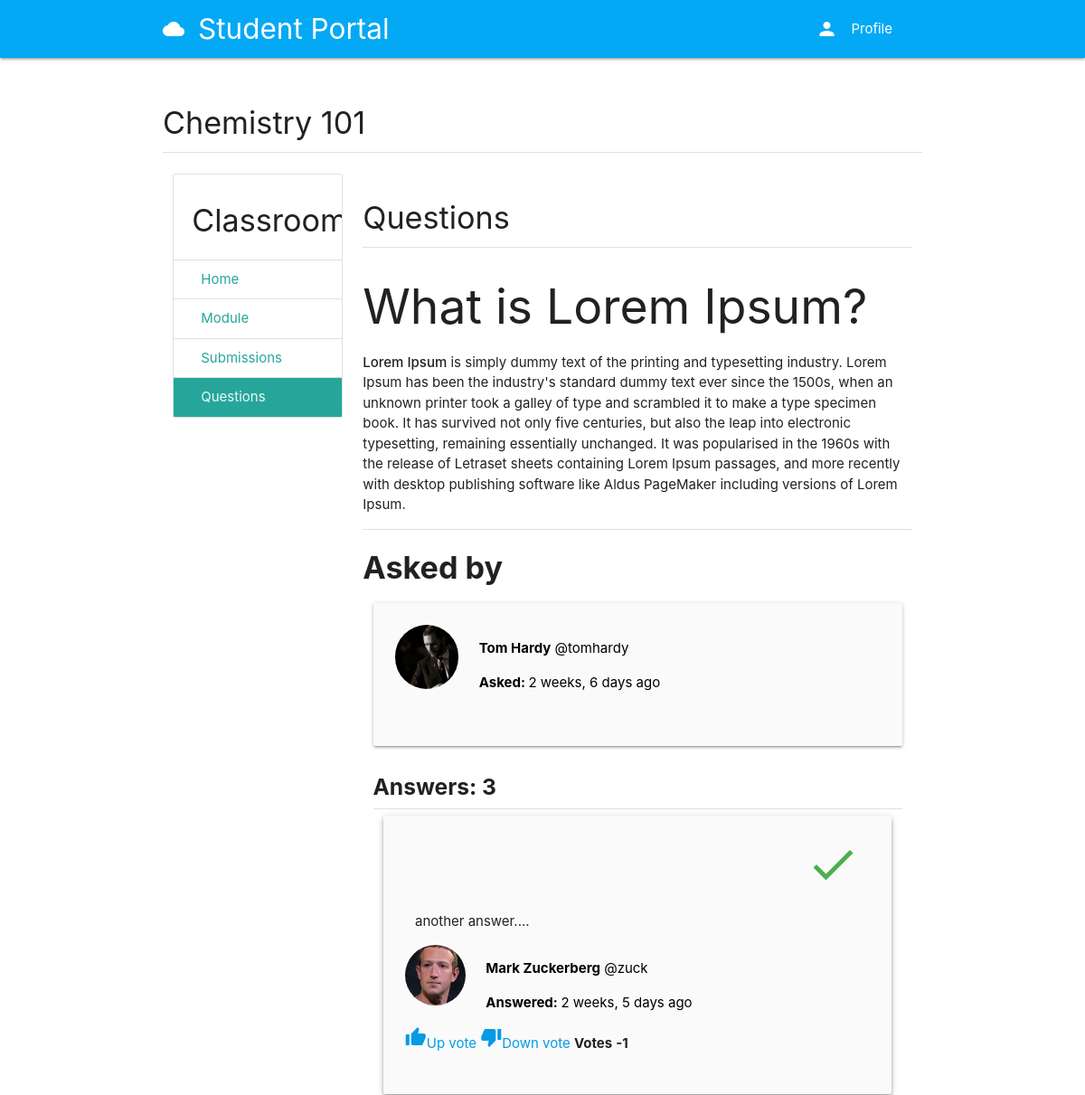
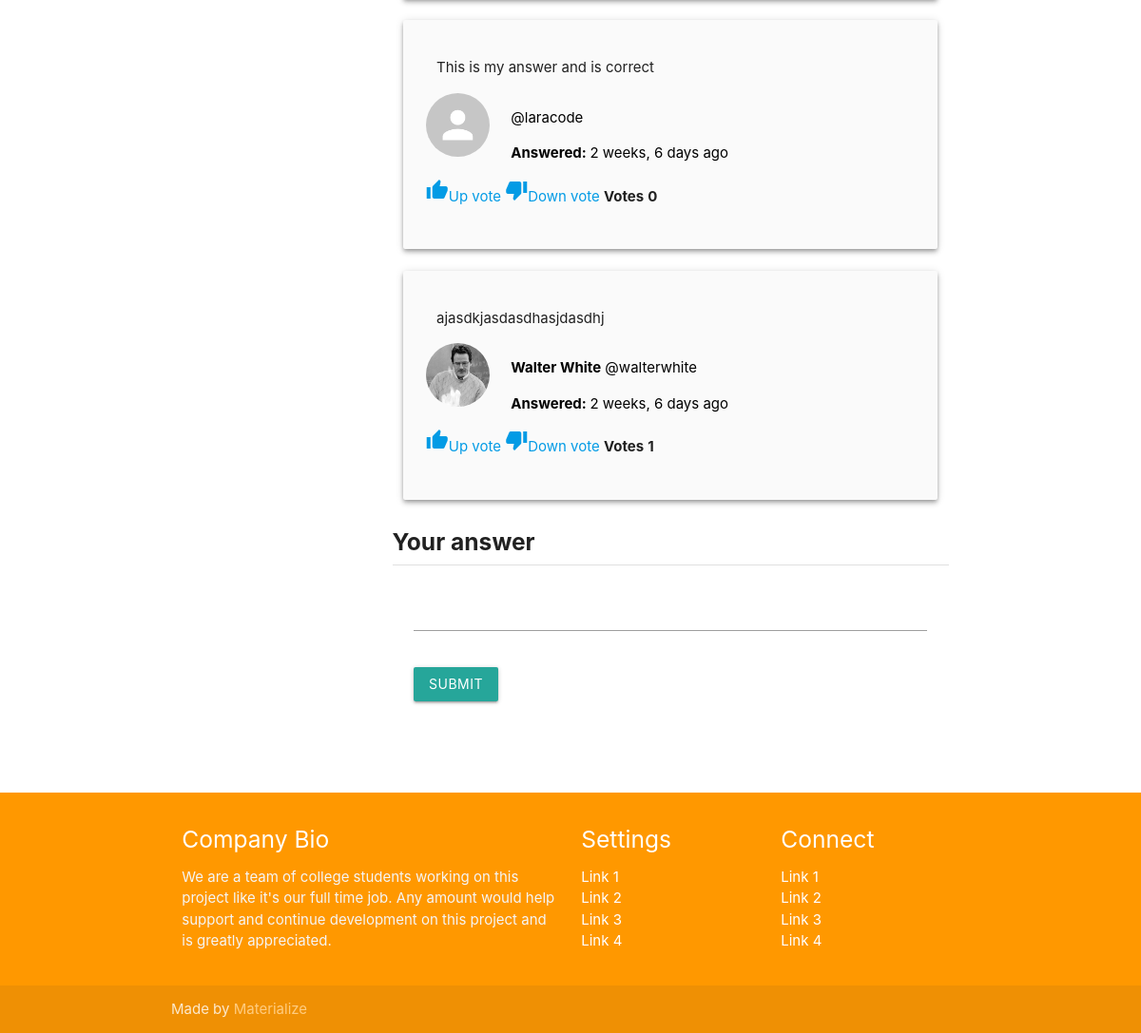
Page /course/fc336498-2d0a-4e61-ae8b-1f57174ee38d/questions/1 on the committed database (2 pictures, top to bottom).
### classroom/models.py (models this page shows, shortened)
class Course(models.Model):
	id = models.UUIDField(primary_key=True, default=uuid.uuid4, editable=False)
	picture = models.ImageField(upload_to=user_directory_path)
	title = models.CharField(max_length=200)
	description = models.CharField(max_length=300)
	category = models.ForeignKey(Category, on_delete=models.CASCADE)
	syllabus = RichTextField()
	user = models.ForeignKey(User, on_delete=models.CASCADE, related_name='course_owner')
	enrolled = models.ManyToManyField(User)
	modules = models.ManyToManyField(Module)
	questions = models.ManyToManyField(Question)

### question/models.py (models this page shows, shortened)
class Question(models.Model):
	user = models.ForeignKey(User, on_delete=models.CASCADE, related_name='question_user')
	title = models.CharField(max_length=300)
	body = RichTextField()
	created_date = models.DateTimeField(auto_now_add=True)
	update_date = models.DateTimeField(auto_now_add=True)
	has_accepted_answer = models.BooleanField(default=False)

class Answer(models.Model):
	user = models.ForeignKey(User, on_delete=models.CASCADE, related_name='answer_user')
	question = models.ForeignKey(Question, on_delete=models.CASCADE)
	body = RichTextField()
	created_date = models.DateTimeField(auto_now_add=True)
	update_date = models.DateTimeField(auto_now_add=True)
	votes = models.IntegerField(default=0)
	is_accepted_answer = models.BooleanField(default=False)

### authy/models.py (models this page shows, shortened)
class Profile(models.Model):
	user = models.OneToOneField(User, on_delete=models.CASCADE, related_name='profile')
	location = models.CharField(max_length=50, null=True, blank=True)
	url = models.CharField(max_length=80, null=True, blank=True)
	profile_info = models.TextField(max_length=150, null=True, blank=True)
	created = models.DateField(auto_now_add=True)
	picture = models.ImageField(upload_to=user_directory_path_profile, blank=True, null=True, verbose_name='Picture')
	banner = models.ImageField(upload_to=user_directory_path_banner, blank=True, null=True, verbose_name='Banner')

### question/views.py (the view)
# urls.py: path('<course_id>/questions/<question_id>', QuestionDetail, name='question-detail'),
def QuestionDetail(request, course_id, question_id):
	user = request.user
	moderator = False
	course = get_object_or_404(Course, id=course_id)
	question = get_object_or_404(Question, id=question_id)
	correct_answer = Answer.objects.filter(question=question, is_accepted_answer=True)
	rest_answers = Answer.objects.filter(question=question)
	answers = correct_answer | rest_answers
	if user == course.user or user == question.user:
		moderator = True
	if request.method == 'POST':
		form = AnswerForm(request.POST)
		if form.is_valid():
			body = form.cleaned_data.get('body')
			Answer.objects.create(user=user, question=question, body=body)
			return redirect('question-detail', course_id=course_id, question_id=question_id)
	else:
		form = AnswerForm()
	context = {
		'question': question,
		'answers': answers,
		'course': course,
		'form': form,
		'moderator': moderator,
	}
	return render(request, 'question/question.html', context)

### question/forms.py
class AnswerForm(forms.ModelForm):
	body = forms.CharField(widget=CKEditorWidget())
	class Meta:
		model = Answer
		fields = ('body',)

### authy/views.py (called while the page is built)
def SideNavInfo(request):
	user = request.user
	nav_profile = None
	if user.is_authenticated:
		nav_profile = Profile.objects.get(user=user)
	return {'nav_profile': nav_profile}

### direct/views.py (called while the page is built)
def CheckDirects(request):
    directs_count = 0
    if request.user.is_authenticated:
        directs_count = Message.objects.filter(user=request.user, is_read=False).count()
    return {'directs_count': directs_count}

### student_portal/templates/question/question.html (shortened to what this page needs)
{% extends 'base.html' %}
{% load static %}
{% load humanize %}
{% block content %}
<div class="section">
	<h4>{{ course.title }}</h4>
	<div class="divider"></div>
</div>
<div class="row">
<div class="col s3">
      <ul class="collection with-header">
        <li class="collection-header"><h4>Classroom</h4></li>
        <a href="{% url 'course' course.id %" class="collection-item">Home</a>
        <a href="{% url 'modules' course.id %}" class="collection-item">Module</a>
        <a href="{% url 'submissions' course.id %}" class="collection-item">Submissions</a>
        <a href="{% url 'questions' course.id %}" class="collection-item active">Questions</a>
      </ul>
</div>
<div class="col s9">
  <div class="section">
    <h4>Questions</h4>
    <div class="divider"></div>
    <div>
      {{ question.body | safe }}
    </div>
    <div>
      <div class="divider"></div>
      <h4><b>Asked by</b></h4>
    </div>
    <div class="col s12">
      <div class="card-panel grey lighten-5 z-depth-1">
      <div class="row">
      <div class="col s2">
      {% if question.user.profile.picture %}
        <img src="{{ question.user.profile.picture.url }}" class="circle responsive-img">
      {% else %}
        <img src="{% static 'img/no_avatar.jpg' %}" class="circle responsive-img">
      {% endif %}
      </div>
      <div class="col s10">
        <p class="black-text"><b>{{ question.user.get_full_name }}</b> @{{ question.user.username }}</p>
        <p class="black-text"><b>Asked: </b>{{question.created_date | naturaltime }}</p>
      </div>
      </div>
      </div>
    </div>
    <div class="col s12">
      <h5><b>Answers: {{ answers.count }}</b></h5>
      <div class="divider"></div>
    </div>
    <div class="col s12">
      {% for answer in answers %}
      <div class="col s12">
      <div class="card-panel grey lighten-5 z-depth-2">
      {% if answer.is_accepted_answer == True %}
      <div class="col s12 right-align">
        <i class="material-icons medium green-text">done</i>
      </div>
      {% endif %}
      <div class="col s12">
        {{ answer.body | safe }}
      </div>
      <div class="row">
      <div class="col s2">
      {% if answer.user.profile.picture %}
        <img src="{{ answer.user.profile.picture.url }}" class="circle responsive-img">
      {% else %}
        <img src="{% static 'img/no_avatar.jpg' %}" class="circle responsive-img">
      {% endif %}
      </div>
      <div class="col s10">
        <p class="black-text"><b>{{ answer.user.get_full_name }}</b> @{{ answer.user.username }}</p>
        <p class="black-text"><b>Answered: </b>{{answer.created_date | naturaltime }}</p>
      </div>
      <div class="col s12">
        <a href="" class="vote" vote-type="U" answer-id="{{ answer.id }}"><i class="material-icons">thumb_up</i>Up vote</a>
        <a href="" class="vote" vote-type="D" answer-id="{{ answer.id }}"><i class="material-icons">thumb_down</i>Down vote</a>
        <span class="card-title"><b>Votes</b></span>
        <span id="answerVotes{{ answer.id }}" class="card-title"><b>{{ answer.votes }}</b></span>
      </div>
      </div>
      </div>
    </div>
    {% endfor %}
    </div>
    <div class="col s12">
      <h5><b>Your answer</b></h5>
      <div class="divider"></div>
      <div class="card">
        <form method="post" action="" role="form" class="col s12">
          <div class="input-field col s12">
            {{ form.body }}
          </div>
          <div class="input-field col s12">
            <button type="submit" value="login" class="btn waves-effect waves-light">
              Submit
            </button>
          </div>
        </form>
      </div>
    </div>
    <div class="col s12 m12 center-align">
    </div>
  </div>
</div>
</div>
{% endblock %}

### student_portal/templates/base.html (shortened to what this page needs)
{% load static %}
<!DOCTYPE html>
<html lang="en">
<head>
  <link href="{% static 'css/materialize.css' %}" type="text/css" rel="stylesheet" media="screen,projection"/>
  <link href="{% static 'css/style.css' %}" type="text/css" rel="stylesheet" media="screen,projection"/>
</head>
<body>
  <nav class="light-blue" role="navigation">
    <div class="nav-wrapper container">
      <a href="{% url 'index' %}" class="brand-logo"><i class="material-icons">cloud</i>Student Portal</a>
      <ul class="right hide-on-med-and-down">
        <li><a href="#" data-target="slide-out" class="sidenav-trigger show-on-large"><i class="material-icons left">person</i>Profile</a></li>
      </ul>
    </div>
  </nav>
<div class="container">
  <div class="section">
    {% block content %}
    {% endblock %}
  </div>
  </div>
  <br>
  <br>
  <footer class="page-footer orange">
    <div class="container">
      <div class="row">
        <div class="col l6 s12">
          <h5 class="white-text">Company Bio</h5>
          <p class="grey-text text-lighten-4">We are a team of college students working on this project like it's our full time job. Any amount would help support and continue development on this project and is greatly appreciated.</p>
        </div>
        <div class="col l3 s12">
          <h5 class="white-text">Settings</h5>
          <ul>
            <li><a class="white-text" href="#!">Link 1</a></li>
            <li><a class="white-text" href="#!">Link 2</a></li>
            <li><a class="white-text" href="#!">Link 3</a></li>
            <li><a class="white-text" href="#!">Link 4</a></li>
          </ul>
        </div>
        <div class="col l3 s12">
          <h5 class="white-text">Connect</h5>
          <ul>
            <li><a class="white-text" href="#!">Link 1</a></li>
            <li><a class="white-text" href="#!">Link 2</a></li>
            <li><a class="white-text" href="#!">Link 3</a></li>
            <li><a class="white-text" href="#!">Link 4</a></li>
          </ul>
        </div>
      </div>
    </div>
    <div class="footer-copyright">
      <div class="container">
      Made by <a class="orange-text text-lighten-3" href="http://materializecss.com">Materialize</a>
      </div>
    </div>
  </footer>
  </body>
  </html>

### rows in the picture
Course: title "Chemistry 101"
Question: body "What is Lorem Ipsum? Lorem Ipsum is simply dummy text of the printing and typesetting industry. Lorem Ipsum has been the industry's standard dummy text ever since the 1500s, when an unknown printer took a galley of type and scrambled it to make a type specimen book. It has survived not only five centuries, but also the leap into electronic typesetting, remaining essentially unchanged. It was popularised in the 1960s with the release of Letraset sheets containing Lorem Ipsum passages, and more recently with desktop publishing software like Aldus PageMaker including versions of Lorem Ipsum.", user.profile.picture (placeholder picture), user.get_full_name "Tom Hardy", user.username "tomhardy", created_date "2 weeks, 6 days ago"
Answer: is_accepted_answer True (drawn), body "another answer....", user.profile.picture (placeholder picture), user.get_full_name "Mark Zuckerberg", user.username "zuck", created_date "2 weeks, 5 days ago", votes "-1"
Answer: body "This is my answer and is correct", user.username "laracode", created_date "2 weeks, 6 days ago", votes "0"
Answer: body "ajasdkjasdasdhasjdasdhj", user.profile.picture (placeholder picture), user.get_full_name "Walter White", user.username "walterwhite", created_date "2 weeks, 6 days ago", votes "1"

### other values in the picture
{{ answers.count }} "3"
